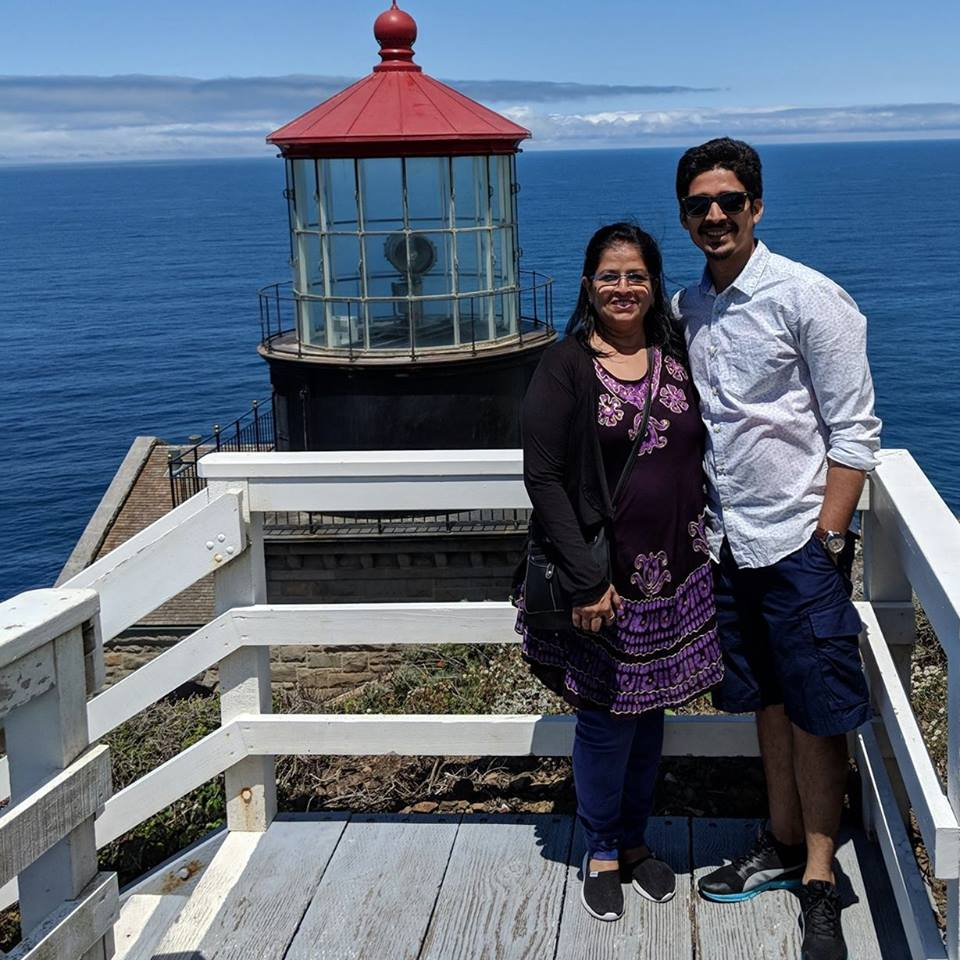
#> input picture Pillow/795.jpeg, 960 x 960 px
$ python intro.py
#> lines starting #> are read from the running program, lines starting #| are printed output that depends on the picture
from PIL import Image

img = Image.open('795.jpeg')
#> img is the input picture: PIL image 960x960 RGB; mean R, G, B 91.5, 104.4, 122.6
print(img.size)
#| (960, 960)
print(img.format)
#| JPEG

# img.show()

area = (100,100,800,800)
cropped_img = img.crop(area)
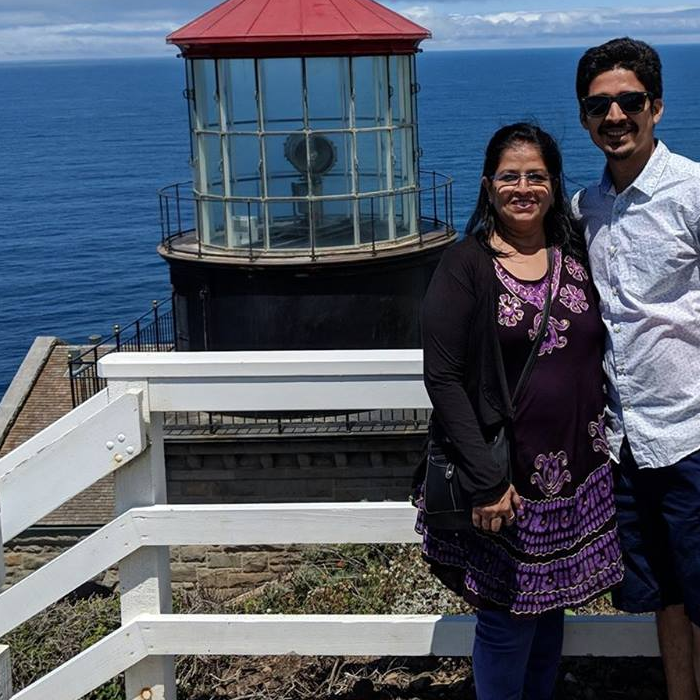
#> cropped_img: PIL image 700x700 RGB; mean R, G, B 82.1, 89.8, 104

print(cropped_img.size)
#| (700, 700)
print(cropped_img.format)
#| None
# cropped_img.show()

partypic = Image.open('IMG_20171119_213726.jpg')
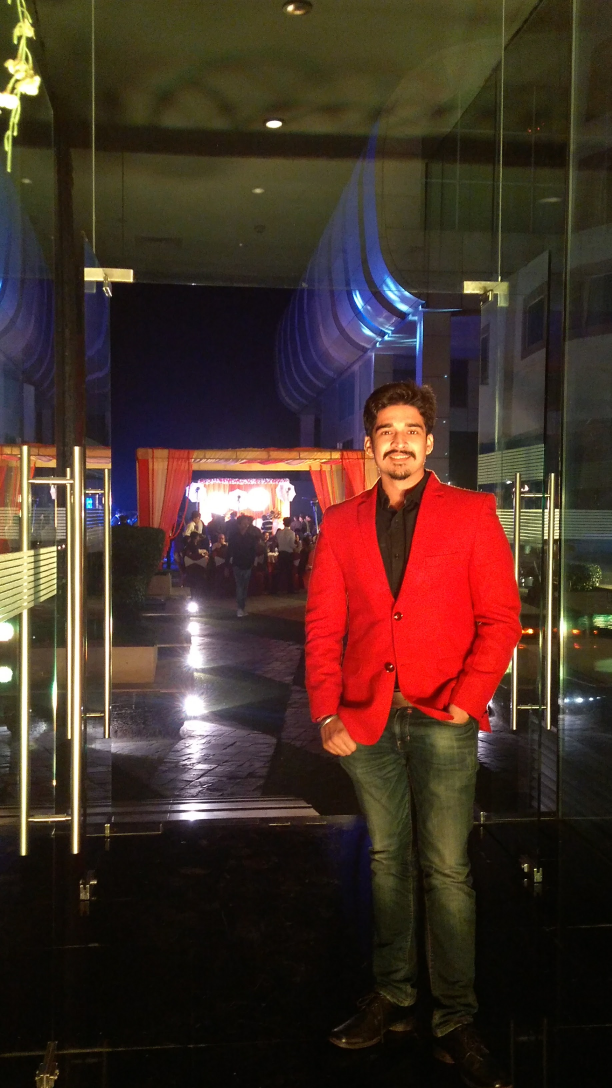
#> input picture Pillow/IMG_20171119_213726.jpg, 1836 x 3264 px (shown at 1/3 size)
#> partypic is the input picture: PIL image 1836x3264 RGB; mean R, G, B 69.4, 48.7, 39.4
print(partypic.size)
#| (1836, 3264)
area2 = (150,150,1110,1110)
partypic.paste(img, area2)
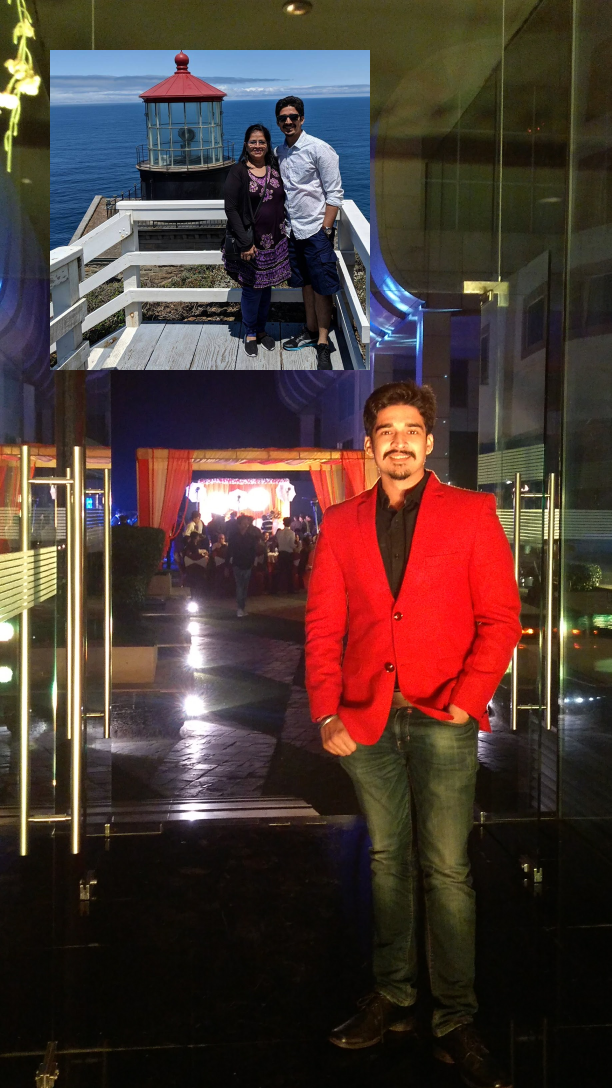
#> partypic: PIL image 1836x3264 RGB (shown at 1/3 size); mean R, G, B 75.4, 57.4, 52.6
partypic.show()
